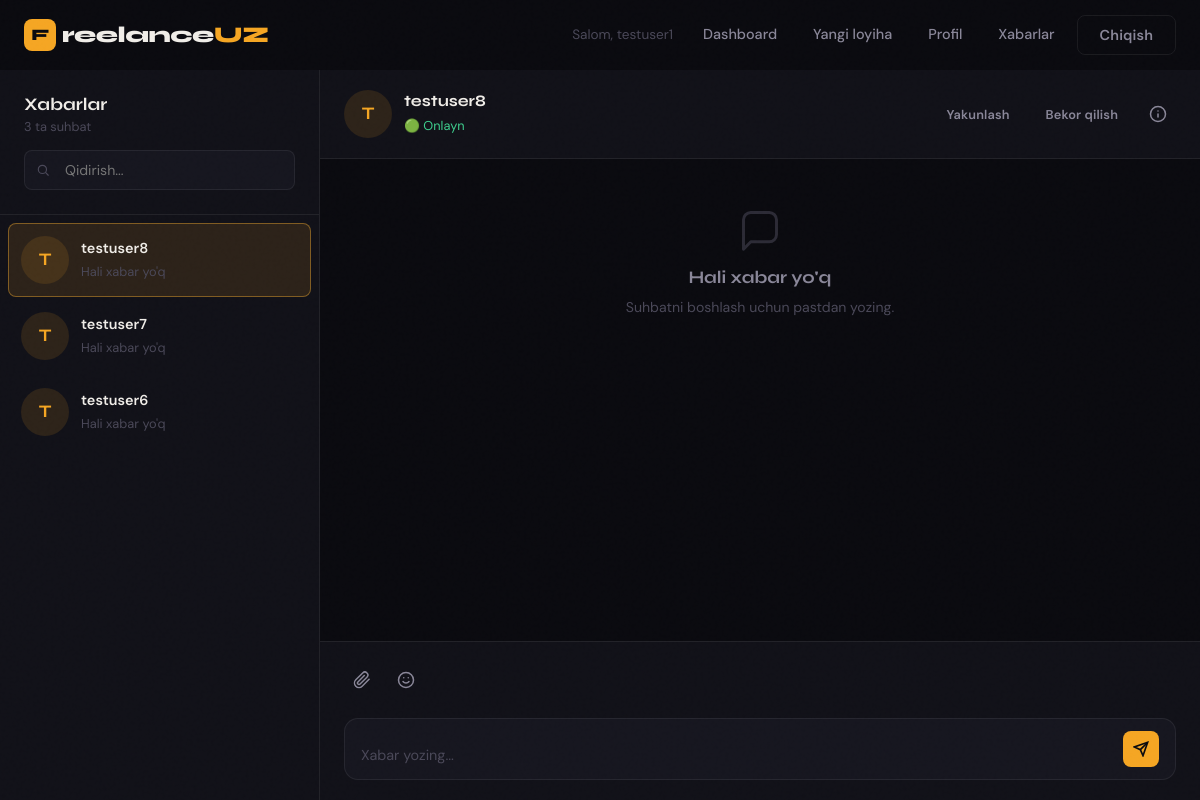
/chat/ (signed in), run on an earlier commit of the app's database.
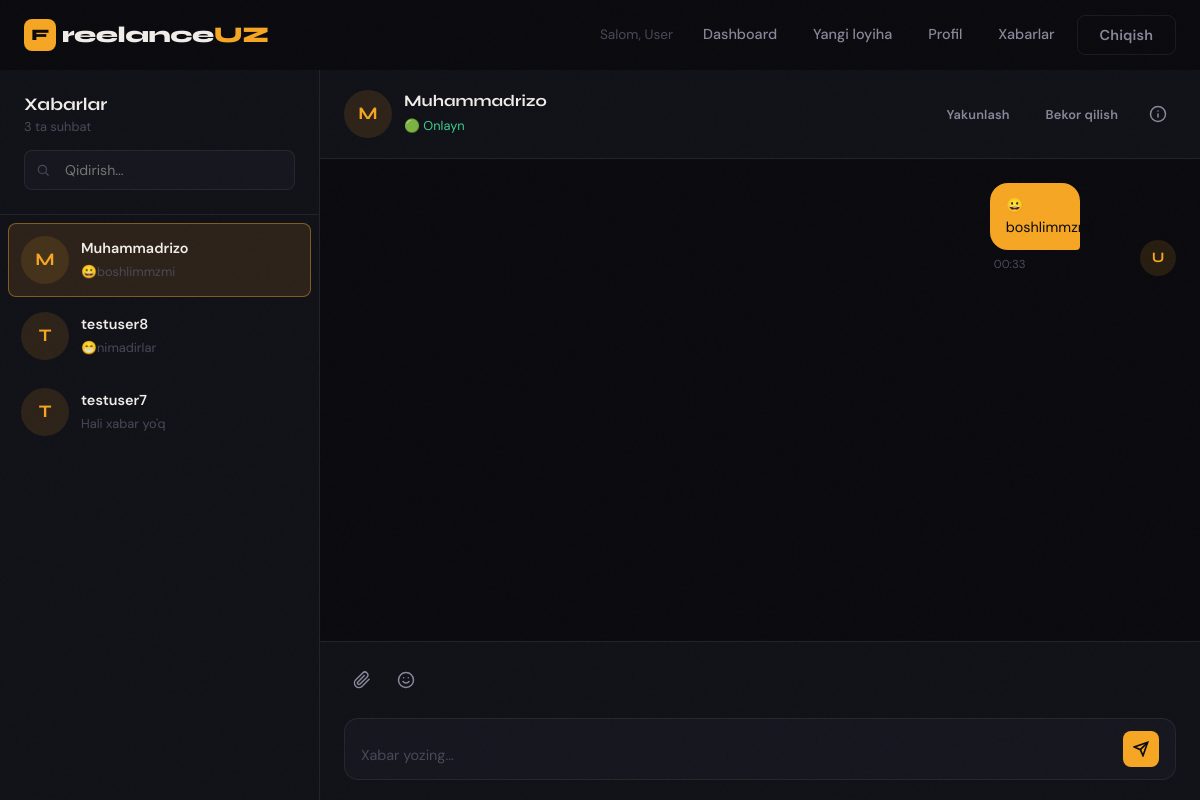
And on a later commit of the database.
### users/models.py (models this page shows, shortened)
class CustomUser(AbstractUser, TimeStamped):
    class Role(models.TextChoices):
        CLIENT = 'client', 'Client'
        FREELANCER = 'freelancer', 'Freelancer'
    role = models.CharField(max_length=13, choices=Role.choices, default=Role.CLIENT)
    bio = models.TextField(blank=True)
    avatar = models.ImageField(upload_to="users/avatar/", blank=True, null=True)
    phone = models.CharField(max_length=20, blank=True, null=True, unique=True)
    title = models.CharField(max_length=120, blank=True)
    location = models.CharField(max_length=120, blank=True)
    website = models.URLField(blank=True)
    telegram = models.CharField(max_length=64, blank=True)
    hourly_rate = models.DecimalField(max_digits=12, decimal_places=2, null=True, blank=True)
    cover_photo = models.ImageField(upload_to="users/cover/", blank=True, null=True)
    is_verified = models.BooleanField(default=False)
    is_online = models.BooleanField(default=False)
    categories = models.ManyToManyField("Category", blank=True, related_name="users")
    @property
    def profile(self):
        return self

### chat/models.py (models this page shows, shortened)
class Conversation(TimeStamped):
    user1 = models.ForeignKey(CustomUser, on_delete=models.CASCADE, related_name="conversations_user1")
    user2 = models.ForeignKey(CustomUser, on_delete=models.CASCADE, related_name="conversations_user2")
    class Meta:
        unique_together = ("user1", "user2")
    @staticmethod
    def normalize_users(user_a, user_b):
        return (user_a, user_b) if user_a.id < user_b.id else (user_b, user_a)
    @classmethod
    def get_or_create_between(cls, user_a, user_b):
        user1, user2 = cls.normalize_users(user_a, user_b)
        conversation, _ = cls.objects.get_or_create(user1=user1, user2=user2)
        return conversation
    def get_other_user(self, user):
        return self.user2 if self.user1 == user else self.user1

class Message(TimeStamped):
    conversation = models.ForeignKey(Conversation, on_delete=models.CASCADE, related_name="messages")
    sender = models.ForeignKey(CustomUser, on_delete=models.CASCADE)
    content = models.TextField()
    is_read = models.BooleanField(default=False)

### chat/views.py (the view, shortened to what this page needs)
# urls.py: path("", ChatView.as_view(), name="chat"),
class ChatView(LoginRequiredMixin, View):
    login_url = 'login'
    def get(self, request):
        user_param = request.GET.get("user")
        active_conversation = None
        if user_param:
            other_user = get_object_or_404(CustomUser, id=user_param)
            if other_user != request.user:
                active_conversation = Conversation.get_or_create_between(request.user, other_user)
        active_contracts = Contract.objects.filter(
            status=Contract.StatusChoices.ACTIVE
        ).filter(Q(client=request.user) | Q(freelancer=request.user)).select_related(
            "client", "freelancer"
        )
        for contract in active_contracts:
            other_user = contract.freelancer if contract.client_id == request.user.id else contract.client
            Conversation.get_or_create_between(request.user, other_user)
        conversations = Conversation.objects.filter(
            Q(user1=request.user) | Q(user2=request.user)
        ).select_related("user1", "user2")
        conv_list = []
        for conv in conversations:
            conv.other_user = conv.get_other_user(request.user)
            conv.last_message = conv.messages.order_by("-created_at").first()
            conv.unread_count = conv.messages.filter(is_read=False).exclude(sender=request.user).count()
            conv_list.append(conv)
        conv_list.sort(
            key=lambda c: c.last_message.created_at if c.last_message else c.created_at,
            reverse=True,
        )
        if not active_conversation and conv_list:
            active_conversation = conv_list[0]
        active_messages = []
        active_user = None
        active_contract = None
        if active_conversation:
            active_user = active_conversation.get_other_user(request.user)
            contract_qs = Contract.objects.filter(
                Q(client=request.user, freelancer=active_user)
                | Q(client=active_user, freelancer=request.user)
            ).select_related("project")
            active_contract = (
                contract_qs.filter(status=Contract.StatusChoices.ACTIVE).order_by("-created_at").first()
                or contract_qs.order_by("-created_at").first()
            )
            active_messages = (
                Message.objects.filter(conversation=active_conversation)
                .select_related("sender")
                .order_by("created_at")
            )
            Message.objects.filter(
                conversation=active_conversation,
                is_read=False,
            ).exclude(sender=request.user).update(is_read=True)
        context = {
            "conversations": conv_list,
            "active_conversation_id": active_conversation.id if active_conversation else None,
            "active_user": active_user,
            "active_messages": active_messages,
            "active_contract": active_contract,
        }
        return render(request, 'chat.html', context)

### templates/chat.html (shortened to what the changed rows need)
{% extends 'base.html' %}
{% load static %}
{% block body_class %}chat-page{% endblock %}
{% block content %}
<div class="chat-layout">
  <div class="chat-sidebar">
    <div class="chat-list" id="chatList">
      {% if conversations %}
        {% for conv in conversations %}
        <a class="chat-item {% if conv.id == active_conversation_id %}active{% endif %}"
           data-chat="{{ conv.id }}"
           href="{% url 'chat' %}?user={{ conv.other_user.id }}">
          <div class="avatar avatar-md" style="background:var(--accent-dim);">
            {% if conv.other_user.profile.avatar %}
              <img src="{{ conv.other_user.profile.avatar.url }}" alt="" style="width:100%;height:100%;border-radius:50%;object-fit:cover;">
            {% else %}
              {{ conv.other_user.first_name.0|default:conv.other_user.username.0|upper }}
            {% endif %}
          </div>
          <div class="chat-item-info">
            <div class="chat-item-name">{{ conv.other_user.get_full_name|default:conv.other_user.username }}</div>
            <div class="chat-item-preview">{{ conv.last_message.content|truncatechars:30|default:"Hali xabar yo'q" }}</div>
          </div>
        </a>
        {% endfor %}
      {% endif %}
    </div>
  </div>
  <div class="chat-main">
    <div class="chat-header" id="chatHeaderEl">
      <div class="avatar avatar-md" style="background:var(--accent-dim);">
        {% if active_user %}
          {{ active_user.first_name.0|default:active_user.username.0|upper }}
        {% else %}
          ?
        {% endif %}
      </div>
      <div class="chat-header-info">
        <div class="chat-header-title">
          <h3 id="chatPartnerName">
            {% if active_user %}
              {{ active_user.get_full_name|default:active_user.username }}
            {% else %}
              Chat
            {% endif %}
          </h3>
        </div>
        <span id="chatPartnerStatus">{% if active_user %}🟢 Onlayn{% else %}—{% endif %}</span>
      </div>
      <div style="margin-left:auto;display:flex;gap:8px;">
        {% if active_contract and active_contract.client_id == user.id and active_contract.status|lower == "active" %}
          <button type="button" class="btn btn-ghost btn-sm" data-contract-action="finished">Yakunlash</button>
          <button type="button" class="btn btn-ghost btn-sm" data-contract-action="cancelled">Bekor qilish</button>
        {% endif %}
        {% if active_conversation_id %}
          <button class="btn btn-ghost btn-sm icon-btn" id="contractInfoToggle" data-tooltip="Loyiha ma'lumoti" aria-label="Loyiha ma'lumoti">
          </button>
        {% endif %}
      </div>
    </div>
    <div class="chat-messages" id="chatMessages">
      {% if active_conversation_id %}
        {% if active_messages %}
          {% for msg in active_messages %}
            <div class="message-group {% if msg.sender == user %}own{% endif %}">
              <div class="avatar avatar-sm" style="background:var(--accent-dim);">
                {{ msg.sender.first_name.0|default:msg.sender.username.0|upper }}
              </div>
              <div>
                <div class="message-bubble">{{ msg.content }}</div>
                <span class="message-time">{{ msg.created_at|time:"H:i" }}</span>
              </div>
            </div>
          {% endfor %}
        {% else %}
          <div class="empty-state" style="padding:24px 0;">
          <div class="empty-icon">
            <svg class="icon icon-lg" viewBox="0 0 24 24">
              <path d="M21 15a4 4 0 0 1-4 4H7l-4 4V7a4 4 0 0 1 4-4h10a4 4 0 0 1 4 4z"></path>
            </svg>
          </div>
          <h3>Hali xabar yo'q</h3>
          <p>Suhbatni boshlash uchun pastdan yozing.</p>
        </div>
      {% endif %}
      {% endif %}
    </div>
  </div>
</div>
{% endblock %}

### templates/base.html (shortened to what this page needs)
<!DOCTYPE html>
<html lang="uz">
<head>
    {% load static %}
    <link rel="stylesheet" href="{% static 'css/main.css' %}">
</head>
<body class="{% block body_class %}{% endblock %}">
<div class="noise-overlay"></div>
<nav class="navbar" id="navbar">
    <div class="nav-container">
        <a href="{% url 'home' %}" class="nav-logo">
            <span class="logo-mark">F</span>
            <span class="logo-text">reelance<em>UZ</em></span>
        </a>
        <div class="nav-links">
            {% if user.is_authenticated %}
                <span class="nav-greeting">Salom, {{ user.first_name|default:user.username }}</span>
                <a href="{% url 'home' %}" class="nav-link">Dashboard</a>
                {% if user.role == 'client' %}
                    <a href="{% url 'project_create' %}" class="nav-link">Yangi loyiha</a>
                {% endif %}
                <a href="{% url 'profile' %}" class="nav-link">Profil</a>
                <a href="{% url 'chat' %}" class="nav-link">Xabarlar</a>
                <form action="{% url 'logout' %}" method="post" class="logout-form">
                    <button type="submit" class="btn btn-outline">Chiqish</button>
                </form>
            {% else %}
                <a href="{% url 'login' %}" class="nav-link">Kirish</a>
                <a href="{% url 'signup' %}" class="btn btn-primary">Ro'yxatdan o'tish</a>
            {% endif %}
        </div>
    </div>
</nav>
<main class="main-content">
    {% block content %}{% endblock %}
</main>
</body>
</html>

What changed in the data, as far as the page shows it:
no longer on this page (row edited): CustomUser: first_name.0 "T", get_full_name "testuser8"
changed CustomUser: first_name "testuser1" → "User"
changed through a linked row, Conversation: other_user.first_name.0 "T" → "M"; other_user.get_full_name "testuser6" → "Muhammadrizo"; last_message.content "Hali xabar yo'q" → "😀boshlimmzmi"; moves up the list
computed for Conversation "testuser8": last_message.content "Hali xabar yo'q" → "😁nimadirlar"
now on this page (row edited): CustomUser: first_name.0 "M", get_full_name "Muhammadrizo"
added Message: sender.first_name.0 "U", content "😀boshlimmzmi", created_at "00:33"
Also different on the page:
text no longer shown: "Hali xabar yo'q Suhbatni boshlash uchun pastdan yozing."
